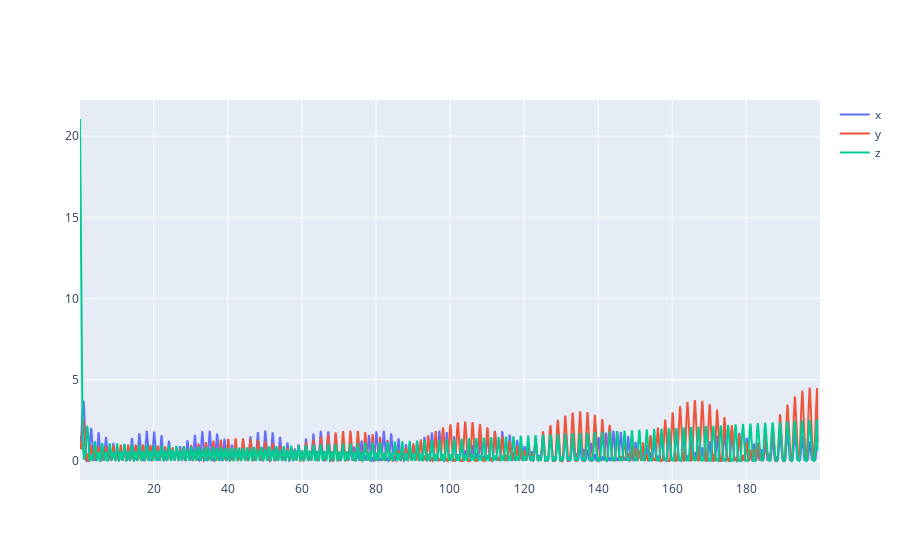

The code cell stored with this chart in its notebook:
### Code cell
py.iplot([go.Scatter(name='x',x=master['t'],y=error_zeta[:,0],mode='lines'),
         go.Scatter(name='y',x=master['t'],y=error_zeta[:,1],mode='lines'),
         go.Scatter(name='z',x=master['t'],y=error_zeta[:,2],mode='lines')])

### Figure 1 — Plotly figure (JSON) as saved in the notebook; plotly's stock layout.template omitted (floating-point values rounded to 4 significant figures; data arrays with more than 128 entries replaced by an {"elided": "..."} marker saying what was removed)
{"data": [{"mode": "lines", "name": "x", "type": "scatter", "x": {"elided": "1999 float values"}, "y": {"elided": "1999 float values"}}, {"mode": "lines", "name": "y", "type": "scatter", "x": {"elided": "1999 float values"}, "y": {"elided": "1999 float values"}}, {"mode": "lines", "name": "z", "type": "scatter", "x": {"elided": "1999 float values"}, "y": {"elided": "1999 float values"}}], "layout": {}}
